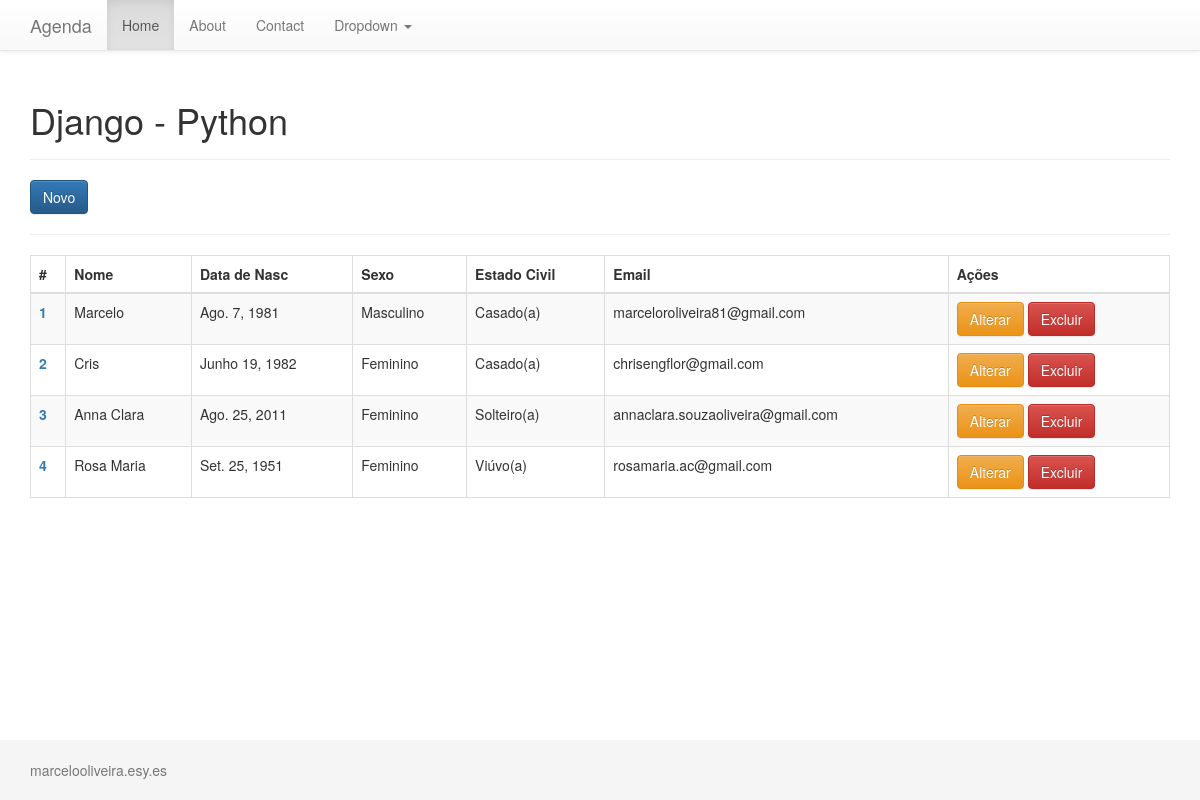
Screenshot of /contato/ with the database file from the repository.
### contato/models.py (models this page shows, shortened)
class Contato(models.Model):
	SEXO = (
		('F', 'Feminino'),
		('M', 'Masculino')
	)
	ESTADO_CIVIL = (
		('1', 'Solteiro(a)'),
		('2', 'Casado(a)'),
		('3', 'Viúvo(a)'),
		('4', 'Divorciado(a)'),
		('5', 'Separado(a)')
	)
	nome = models.CharField(max_length=200)
	data_nascimento = models.DateField()
	sexo = models.CharField(max_length=1, choices=SEXO)
	estado_civil = models.CharField(max_length=1, choices=ESTADO_CIVIL)
	email = models.CharField(max_length=200)

### contato/views.py (the view)
def index(request):
	contatos = Contato.objects.all()
	return render(request, 'contato/index.html', {'contatos' : contatos})

### contato/templates/contato/index.html
{% extends 'contato/base.html' %}
{% block content %}
<a class="btn btn-primary" href="{% url 'novo' %}" role="button">Novo</a>
<hr/>
<table class="table table-striped table-bordered">
  <thead>
    <tr>
      <th>#</th>
      <th>Nome</th>
      <th>Data de Nasc</th>
      <th>Sexo</th>
      <th>Estado Civil</th>
      <th>Email</th>
      <th>Ações</th>
    </tr>
  </thead>
  <tbody>
    {% for contato in contatos %}
    <tr>
      <th scope="row"><a href="{% url 'detalhes' contato.pk %}">{{contato.pk}}</a></th>
      <td>{{contato.nome}}</td>
      <td>{{contato.data_nascimento}}</td>
      <td>{{contato.get_sexo_display}}</td>
      <td>{{contato.get_estado_civil_display}}</td>
      <td>{{contato.email}}</td>
      <td>
        <a href="{% url 'alterar' contato.pk %}" class="btn btn-warning">Alterar</a>
        <a href="{% url 'excluir' contato.pk %}" class="btn btn-danger">Excluir</a>
      </td>
    </tr>
    {% endfor %}
  </tbody>
</table>
{% endblock content %}

### contato/static/css/sticky-footer-navbar.css (style rules this page uses)
html { position: relative; min-height: 100%; }
body { margin-bottom: 60px; }

### rows the page displays
Contato: pk "1", nome "Marcelo", data_nascimento "Ago. 7, 1981", sexo "Masculino", estado_civil "Casado(a)", email "marceloroliveira81@gmail.com"
Contato: pk "2", nome "Cris", data_nascimento "Junho 19, 1982", sexo "Feminino", estado_civil "Casado(a)", email "chrisengflor@gmail.com"
Contato: pk "3", nome "Anna Clara", data_nascimento "Ago. 25, 2011", sexo "Feminino", estado_civil "Solteiro(a)", email "annaclara.souzaoliveira@gmail.com"
Contato: pk "4", nome "Rosa Maria", data_nascimento "Set. 25, 1951", sexo "Feminino", estado_civil "Viúvo(a)", email "rosamaria.ac@gmail.com"
